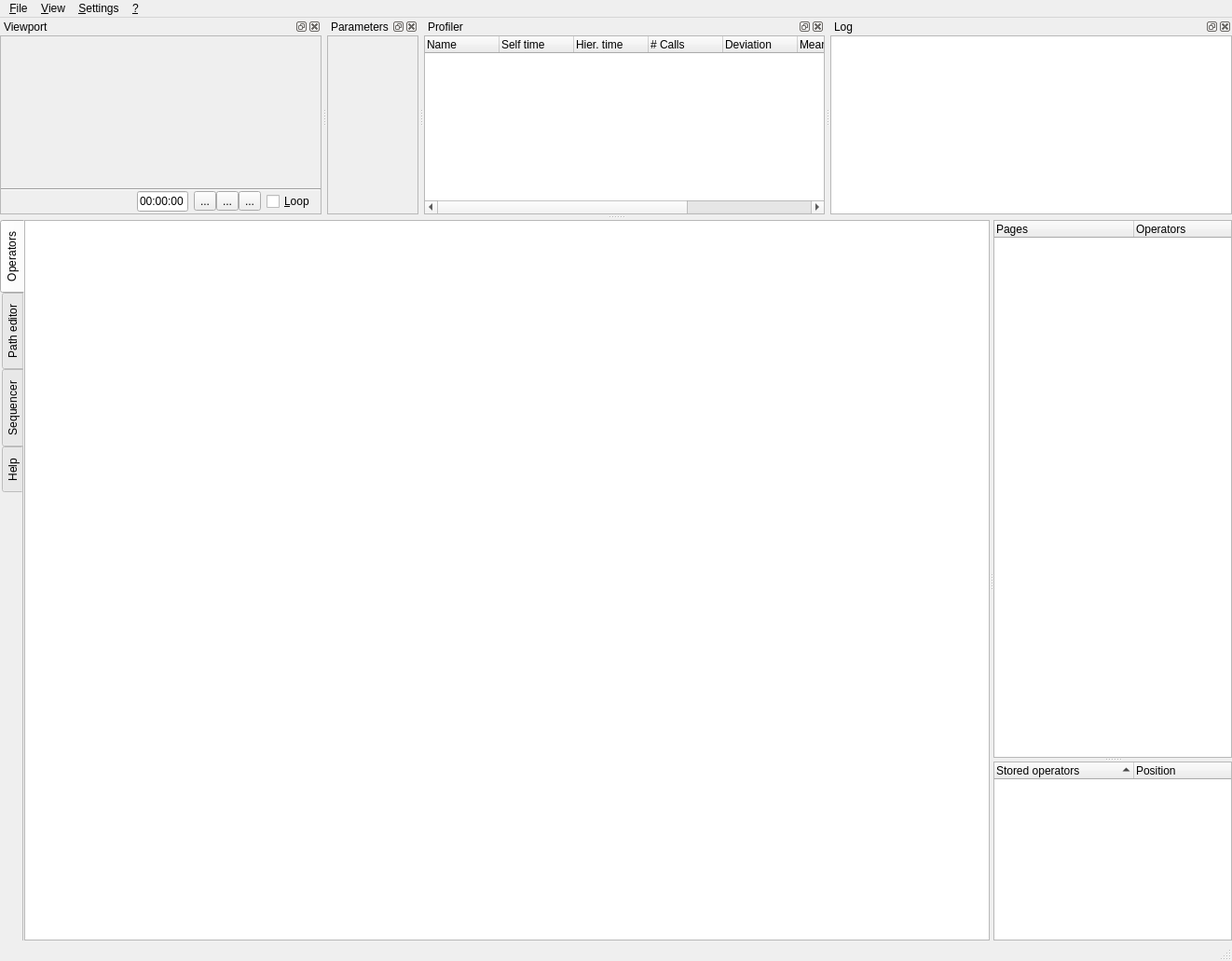
<?xml version="1.0" encoding="UTF-8"?>
<ui version="4.0">
 <class>MainWnd</class>
 <widget class="QMainWindow" name="MainWnd">
  <property name="geometry">
   <rect>
    <x>0</x>
    <y>0</y>
    <width>1322</width>
    <height>1031</height>
   </rect>
  </property>
  <property name="windowTitle">
   <string>Enigma Studio 4 - [untitled.e4prj]</string>
  </property>
  <property name="windowIcon">
   <iconset resource="../resources/resource.qrc">
    <normaloff>:/icons/estudio.png</normaloff>:/icons/estudio.png</iconset>
  </property>
  <property name="toolButtonStyle">
   <enum>Qt::ToolButtonTextOnly</enum>
  </property>
  <property name="animated">
   <bool>true</bool>
  </property>
  <property name="documentMode">
   <bool>true</bool>
  </property>
  <property name="dockNestingEnabled">
   <bool>true</bool>
  </property>
  <property name="dockOptions">
   <set>QMainWindow::AllowNestedDocks|QMainWindow::AllowTabbedDocks|QMainWindow::AnimatedDocks</set>
  </property>
  <widget class="QWidget" name="centralwidget">
   <property name="sizePolicy">
    <sizepolicy hsizetype="Expanding" vsizetype="Expanding">
     <horstretch>0</horstretch>
     <verstretch>0</verstretch>
    </sizepolicy>
   </property>
   <layout class="QHBoxLayout" name="horizontalLayout_8">
    <property name="spacing">
     <number>0</number>
    </property>
    <property name="leftMargin">
     <number>0</number>
    </property>
    <property name="topMargin">
     <number>0</number>
    </property>
    <property name="rightMargin">
     <number>0</number>
    </property>
    <property name="bottomMargin">
     <number>0</number>
    </property>
    <item>
     <widget class="QTabWidget" name="m_tabWidget">
      <property name="tabPosition">
       <enum>QTabWidget::West</enum>
      </property>
      <property name="tabShape">
       <enum>QTabWidget::Rounded</enum>
      </property>
      <property name="currentIndex">
       <number>0</number>
      </property>
      <property name="elideMode">
       <enum>Qt::ElideLeft</enum>
      </property>
      <property name="usesScrollButtons">
       <bool>true</bool>
      </property>
      <property name="documentMode">
       <bool>true</bool>
      </property>
      <widget class="QWidget" name="m_tabPageView">
       <attribute name="title">
        <string>Operators</string>
       </attribute>
       <layout class="QHBoxLayout" name="horizontalLayout_5">
        <property name="leftMargin">
         <number>0</number>
        </property>
        <property name="topMargin">
         <number>0</number>
        </property>
        <property name="rightMargin">
         <number>0</number>
        </property>
        <property name="bottomMargin">
         <number>0</number>
        </property>
        <item>
         <widget class="QSplitter" name="splitter_3">
          <property name="frameShape">
           <enum>QFrame::NoFrame</enum>
          </property>
          <property name="frameShadow">
           <enum>QFrame::Plain</enum>
          </property>
          <property name="orientation">
           <enum>Qt::Horizontal</enum>
          </property>
          <widget class="ePageView" name="m_pageView">
           <property name="sizePolicy">
            <sizepolicy hsizetype="Expanding" vsizetype="Expanding">
             <horstretch>2</horstretch>
             <verstretch>0</verstretch>
            </sizepolicy>
           </property>
           <property name="minimumSize">
            <size>
             <width>0</width>
             <height>0</height>
            </size>
           </property>
           <property name="contextMenuPolicy">
            <enum>Qt::DefaultContextMenu</enum>
           </property>
           <property name="autoFillBackground">
            <bool>false</bool>
           </property>
           <property name="frameShape">
            <enum>QFrame::StyledPanel</enum>
           </property>
           <property name="frameShadow">
            <enum>QFrame::Sunken</enum>
           </property>
           <property name="lineWidth">
            <number>1</number>
           </property>
           <property name="verticalScrollBarPolicy">
            <enum>Qt::ScrollBarAsNeeded</enum>
           </property>
           <property name="horizontalScrollBarPolicy">
            <enum>Qt::ScrollBarAsNeeded</enum>
           </property>
           <property name="backgroundBrush">
            <brush brushstyle="NoBrush">
             <color alpha="255">
              <red>0</red>
              <green>0</green>
              <blue>0</blue>
             </color>
            </brush>
           </property>
           <property name="alignment">
            <set>Qt::AlignLeading|Qt::AlignLeft|Qt::AlignTop</set>
           </property>
           <property name="dragMode">
            <enum>QGraphicsView::RubberBandDrag</enum>
           </property>
           <property name="transformationAnchor">
            <enum>QGraphicsView::AnchorUnderMouse</enum>
           </property>
           <property name="optimizationFlags">
            <set>QGraphicsView::DontAdjustForAntialiasing</set>
           </property>
          </widget>
          <widget class="QSplitter" name="splitter">
           <property name="sizePolicy">
            <sizepolicy hsizetype="Preferred" vsizetype="Expanding">
             <horstretch>0</horstretch>
             <verstretch>0</verstretch>
            </sizepolicy>
           </property>
           <property name="frameShape">
            <enum>QFrame::NoFrame</enum>
           </property>
           <property name="orientation">
            <enum>Qt::Vertical</enum>
           </property>
           <widget class="ePageTree" name="m_pageTree">
            <property name="sizePolicy">
             <sizepolicy hsizetype="Preferred" vsizetype="Expanding">
              <horstretch>0</horstretch>
              <verstretch>3</verstretch>
             </sizepolicy>
            </property>
            <property name="focusPolicy">
             <enum>Qt::ClickFocus</enum>
            </property>
            <property name="contextMenuPolicy">
             <enum>Qt::ActionsContextMenu</enum>
            </property>
            <property name="statusTip">
             <string/>
            </property>
            <property name="frameShape">
             <enum>QFrame::StyledPanel</enum>
            </property>
            <property name="editTriggers">
             <set>QAbstractItemView::DoubleClicked|QAbstractItemView::EditKeyPressed</set>
            </property>
            <property name="dragEnabled">
             <bool>true</bool>
            </property>
            <property name="dragDropMode">
             <enum>QAbstractItemView::InternalMove</enum>
            </property>
            <property name="alternatingRowColors">
             <bool>false</bool>
            </property>
            <property name="selectionBehavior">
             <enum>QAbstractItemView::SelectRows</enum>
            </property>
            <property name="verticalScrollMode">
             <enum>QAbstractItemView::ScrollPerPixel</enum>
            </property>
            <property name="uniformRowHeights">
             <bool>true</bool>
            </property>
            <property name="sortingEnabled">
             <bool>false</bool>
            </property>
            <property name="headerHidden">
             <bool>false</bool>
            </property>
            <property name="columnCount">
             <number>2</number>
            </property>
            <attribute name="headerVisible">
             <bool>true</bool>
            </attribute>
            <attribute name="headerDefaultSectionSize">
             <number>150</number>
            </attribute>
            <attribute name="headerMinimumSectionSize">
             <number>5</number>
            </attribute>
            <attribute name="headerShowSortIndicator" stdset="0">
             <bool>false</bool>
            </attribute>
            <column>
             <property name="text">
              <string>Pages</string>
             </property>
            </column>
            <column>
             <property name="text">
              <string>Operators</string>
             </property>
            </column>
           </widget>
           <widget class="QTreeWidget" name="m_storedOpsTree">
            <property name="sizePolicy">
             <sizepolicy hsizetype="Preferred" vsizetype="Expanding">
              <horstretch>0</horstretch>
              <verstretch>0</verstretch>
             </sizepolicy>
            </property>
            <property name="focusPolicy">
             <enum>Qt::ClickFocus</enum>
            </property>
            <property name="contextMenuPolicy">
             <enum>Qt::ActionsContextMenu</enum>
            </property>
            <property name="statusTip">
             <string/>
            </property>
            <property name="frameShape">
             <enum>QFrame::StyledPanel</enum>
            </property>
            <property name="editTriggers">
             <set>QAbstractItemView::NoEditTriggers</set>
            </property>
            <property name="showDropIndicator" stdset="0">
             <bool>false</bool>
            </property>
            <property name="dragEnabled">
             <bool>false</bool>
            </property>
            <property name="dragDropMode">
             <enum>QAbstractItemView::InternalMove</enum>
            </property>
            <property name="alternatingRowColors">
             <bool>false</bool>
            </property>
            <property name="selectionBehavior">
             <enum>QAbstractItemView::SelectRows</enum>
            </property>
            <property name="verticalScrollMode">
             <enum>QAbstractItemView::ScrollPerPixel</enum>
            </property>
            <property name="indentation">
             <number>0</number>
            </property>
            <property name="rootIsDecorated">
             <bool>false</bool>
            </property>
            <property name="itemsExpandable">
             <bool>false</bool>
            </property>
            <property name="sortingEnabled">
             <bool>true</bool>
            </property>
            <property name="expandsOnDoubleClick">
             <bool>false</bool>
            </property>
            <attribute name="headerDefaultSectionSize">
             <number>150</number>
            </attribute>
            <attribute name="headerHighlightSections">
             <bool>false</bool>
            </attribute>
            <attribute name="headerMinimumSectionSize">
             <number>5</number>
            </attribute>
            <column>
             <property name="text">
              <string>Stored operators</string>
             </property>
            </column>
            <column>
             <property name="text">
              <string>Position</string>
             </property>
            </column>
           </widget>
          </widget>
         </widget>
        </item>
       </layout>
      </widget>
      <widget class="QWidget" name="m_tabPathView">
       <property name="sizePolicy">
        <sizepolicy hsizetype="Preferred" vsizetype="Preferred">
         <horstretch>0</horstretch>
         <verstretch>0</verstretch>
        </sizepolicy>
       </property>
       <attribute name="title">
        <string>Path editor</string>
       </attribute>
       <layout class="QHBoxLayout" name="horizontalLayout_2">
        <property name="leftMargin">
         <number>0</number>
        </property>
        <property name="topMargin">
         <number>0</number>
        </property>
        <property name="rightMargin">
         <number>0</number>
        </property>
        <property name="bottomMargin">
         <number>0</number>
        </property>
        <item>
         <widget class="QSplitter" name="splitter_2">
          <property name="orientation">
           <enum>Qt::Horizontal</enum>
          </property>
          <widget class="ePathView" name="m_pathView">
           <property name="sizePolicy">
            <sizepolicy hsizetype="Expanding" vsizetype="Expanding">
             <horstretch>0</horstretch>
             <verstretch>0</verstretch>
            </sizepolicy>
           </property>
           <property name="frameShape">
            <enum>QFrame::StyledPanel</enum>
           </property>
           <property name="alignment">
            <set>Qt::AlignLeading|Qt::AlignLeft|Qt::AlignVCenter</set>
           </property>
           <property name="dragMode">
            <enum>QGraphicsView::RubberBandDrag</enum>
           </property>
           <property name="cacheMode">
            <set>QGraphicsView::CacheNone</set>
           </property>
           <property name="transformationAnchor">
            <enum>QGraphicsView::AnchorUnderMouse</enum>
           </property>
           <property name="resizeAnchor">
            <enum>QGraphicsView::AnchorUnderMouse</enum>
           </property>
           <property name="optimizationFlags">
            <set>QGraphicsView::DontAdjustForAntialiasing</set>
           </property>
          </widget>
          <widget class="QScrollArea" name="m_pathEditWidgetsCont">
           <property name="sizePolicy">
            <sizepolicy hsizetype="Expanding" vsizetype="Expanding">
             <horstretch>0</horstretch>
             <verstretch>0</verstretch>
            </sizepolicy>
           </property>
           <property name="minimumSize">
            <size>
             <width>180</width>
             <height>0</height>
            </size>
           </property>
           <property name="widgetResizable">
            <bool>true</bool>
           </property>
           <widget class="QWidget" name="scrollAreaWidgetContents">
            <property name="geometry">
             <rect>
              <x>0</x>
              <y>0</y>
              <width>178</width>
              <height>28</height>
             </rect>
            </property>
            <layout class="QHBoxLayout" name="horizontalLayout_6"/>
           </widget>
          </widget>
         </widget>
        </item>
       </layout>
      </widget>
      <widget class="QWidget" name="m_tabDemoSeqView">
       <attribute name="title">
        <string>Sequencer</string>
       </attribute>
       <layout class="QVBoxLayout" name="verticalLayout_4">
        <property name="spacing">
         <number>0</number>
        </property>
        <property name="leftMargin">
         <number>0</number>
        </property>
        <property name="topMargin">
         <number>0</number>
        </property>
        <property name="rightMargin">
         <number>0</number>
        </property>
        <property name="bottomMargin">
         <number>0</number>
        </property>
        <item>
         <widget class="eDemoSeqView" name="m_demoSeqView">
          <property name="frameShape">
           <enum>QFrame::StyledPanel</enum>
          </property>
          <property name="frameShadow">
           <enum>QFrame::Sunken</enum>
          </property>
          <property name="alignment">
           <set>Qt::AlignLeading|Qt::AlignLeft|Qt::AlignTop</set>
          </property>
          <property name="dragMode">
           <enum>QGraphicsView::RubberBandDrag</enum>
          </property>
          <property name="cacheMode">
           <set>QGraphicsView::CacheNone</set>
          </property>
          <property name="transformationAnchor">
           <enum>QGraphicsView::AnchorUnderMouse</enum>
          </property>
          <property name="resizeAnchor">
           <enum>QGraphicsView::NoAnchor</enum>
          </property>
          <property name="viewportUpdateMode">
           <enum>QGraphicsView::MinimalViewportUpdate</enum>
          </property>
          <property name="optimizationFlags">
           <set>QGraphicsView::DontAdjustForAntialiasing</set>
          </property>
         </widget>
        </item>
       </layout>
      </widget>
      <widget class="QWidget" name="m_tabHelp">
       <attribute name="title">
        <string>Help</string>
       </attribute>
       <layout class="QVBoxLayout" name="verticalLayout_5">
        <property name="spacing">
         <number>0</number>
        </property>
        <property name="leftMargin">
         <number>0</number>
        </property>
        <property name="topMargin">
         <number>0</number>
        </property>
        <property name="rightMargin">
         <number>0</number>
        </property>
        <property name="bottomMargin">
         <number>0</number>
        </property>
        <item>
         <widget class="QTextEdit" name="m_txtHelp">
          <property name="readOnly">
           <bool>true</bool>
          </property>
         </widget>
        </item>
       </layout>
      </widget>
     </widget>
    </item>
   </layout>
  </widget>
  <widget class="QMenuBar" name="menubar">
   <property name="geometry">
    <rect>
     <x>0</x>
     <y>0</y>
     <width>1322</width>
     <height>21</height>
    </rect>
   </property>
   <property name="defaultUp">
    <bool>false</bool>
   </property>
   <widget class="QMenu" name="m_fileMenu">
    <property name="title">
     <string>&amp;File</string>
    </property>
    <addaction name="m_fileNewAct"/>
    <addaction name="m_fileOpenAct"/>
    <addaction name="m_fileSaveAct"/>
    <addaction name="m_fileSaveAsAct"/>
    <addaction name="separator"/>
    <addaction name="m_fileExportAct"/>
    <addaction name="separator"/>
    <addaction name="m_fileExitAct"/>
   </widget>
   <widget class="QMenu" name="m_aboutMenu">
    <property name="title">
     <string>&amp;?</string>
    </property>
    <addaction name="m_aboutAct"/>
   </widget>
   <widget class="QMenu" name="m_viewMenu">
    <property name="title">
     <string>&amp;View</string>
    </property>
    <addaction name="m_fullScreenAct"/>
    <addaction name="m_showEngineStatsAct"/>
    <addaction name="m_showOpStatsAct"/>
    <addaction name="separator"/>
   </widget>
   <widget class="QMenu" name="menu_Settings">
    <property name="title">
     <string>&amp;Settings</string>
    </property>
    <addaction name="m_actShadowsEnabled"/>
    <addaction name="separator"/>
    <addaction name="m_actShadowQualiLow"/>
    <addaction name="m_actShadowQualiMedium"/>
    <addaction name="m_actShadowQualiHigh"/>
   </widget>
   <addaction name="m_fileMenu"/>
   <addaction name="m_viewMenu"/>
   <addaction name="menu_Settings"/>
   <addaction name="m_aboutMenu"/>
  </widget>
  <widget class="QStatusBar" name="statusbar">
   <property name="sizePolicy">
    <sizepolicy hsizetype="Expanding" vsizetype="Fixed">
     <horstretch>0</horstretch>
     <verstretch>0</verstretch>
    </sizepolicy>
   </property>
   <property name="minimumSize">
    <size>
     <width>0</width>
     <height>22</height>
    </size>
   </property>
   <property name="autoFillBackground">
    <bool>false</bool>
   </property>
   <property name="sizeGripEnabled">
    <bool>true</bool>
   </property>
  </widget>
  <widget class="QDockWidget" name="m_renderDock">
   <property name="sizePolicy">
    <sizepolicy hsizetype="Preferred" vsizetype="Preferred">
     <horstretch>0</horstretch>
     <verstretch>0</verstretch>
    </sizepolicy>
   </property>
   <property name="windowTitle">
    <string>Viewport</string>
   </property>
   <attribute name="dockWidgetArea">
    <number>4</number>
   </attribute>
   <widget class="QWidget" name="dockWidgetContents">
    <property name="sizePolicy">
     <sizepolicy hsizetype="Preferred" vsizetype="Preferred">
      <horstretch>0</horstretch>
      <verstretch>0</verstretch>
     </sizepolicy>
    </property>
    <layout class="QVBoxLayout" name="verticalLayout_3">
     <property name="spacing">
      <number>0</number>
     </property>
     <property name="leftMargin">
      <number>0</number>
     </property>
     <property name="topMargin">
      <number>0</number>
     </property>
     <property name="rightMargin">
      <number>0</number>
     </property>
     <property name="bottomMargin">
      <number>0</number>
     </property>
     <item>
      <widget class="QFrame" name="frame_6">
       <property name="sizePolicy">
        <sizepolicy hsizetype="Preferred" vsizetype="Preferred">
         <horstretch>0</horstretch>
         <verstretch>0</verstretch>
        </sizepolicy>
       </property>
       <property name="minimumSize">
        <size>
         <width>5</width>
         <height>16</height>
        </size>
       </property>
       <property name="autoFillBackground">
        <bool>false</bool>
       </property>
       <property name="frameShape">
        <enum>QFrame::StyledPanel</enum>
       </property>
       <property name="frameShadow">
        <enum>QFrame::Sunken</enum>
       </property>
       <property name="lineWidth">
        <number>0</number>
       </property>
       <layout class="QVBoxLayout" name="verticalLayout_2">
        <property name="spacing">
         <number>0</number>
        </property>
        <property name="leftMargin">
         <number>0</number>
        </property>
        <property name="topMargin">
         <number>0</number>
        </property>
        <property name="rightMargin">
         <number>0</number>
        </property>
        <property name="bottomMargin">
         <number>0</number>
        </property>
        <item>
         <widget class="eRenderView" name="m_renderView" native="true">
          <property name="sizePolicy">
           <sizepolicy hsizetype="Expanding" vsizetype="Expanding">
            <horstretch>0</horstretch>
            <verstretch>0</verstretch>
           </sizepolicy>
          </property>
          <property name="focusPolicy">
           <enum>Qt::WheelFocus</enum>
          </property>
          <property name="contextMenuPolicy">
           <enum>Qt::DefaultContextMenu</enum>
          </property>
         </widget>
        </item>
        <item>
         <widget class="Line" name="line">
          <property name="orientation">
           <enum>Qt::Horizontal</enum>
          </property>
         </widget>
        </item>
        <item>
         <widget class="QFrame" name="frame_2">
          <property name="sizePolicy">
           <sizepolicy hsizetype="Expanding" vsizetype="Fixed">
            <horstretch>0</horstretch>
            <verstretch>0</verstretch>
           </sizepolicy>
          </property>
          <property name="minimumSize">
           <size>
            <width>0</width>
            <height>0</height>
           </size>
          </property>
          <property name="maximumSize">
           <size>
            <width>16777215</width>
            <height>16777215</height>
           </size>
          </property>
          <property name="frameShape">
           <enum>QFrame::NoFrame</enum>
          </property>
          <property name="frameShadow">
           <enum>QFrame::Plain</enum>
          </property>
          <layout class="QHBoxLayout" name="horizontalLayout_4">
           <property name="spacing">
            <number>6</number>
           </property>
           <property name="leftMargin">
            <number>0</number>
           </property>
           <property name="topMargin">
            <number>0</number>
           </property>
           <property name="rightMargin">
            <number>6</number>
           </property>
           <property name="bottomMargin">
            <number>2</number>
           </property>
           <item>
            <widget class="eTimelineView" name="m_timelineView">
             <property name="sizePolicy">
              <sizepolicy hsizetype="Expanding" vsizetype="Preferred">
               <horstretch>0</horstretch>
               <verstretch>0</verstretch>
              </sizepolicy>
             </property>
             <property name="frameShape">
              <enum>QFrame::NoFrame</enum>
             </property>
             <property name="frameShadow">
              <enum>QFrame::Plain</enum>
             </property>
            </widget>
           </item>
           <item>
            <widget class="QLineEdit" name="m_timeEdit">
             <property name="sizePolicy">
              <sizepolicy hsizetype="Fixed" vsizetype="Fixed">
               <horstretch>0</horstretch>
               <verstretch>0</verstretch>
              </sizepolicy>
             </property>
             <property name="minimumSize">
              <size>
               <width>55</width>
               <height>0</height>
              </size>
             </property>
             <property name="maximumSize">
              <size>
               <width>55</width>
               <height>16777215</height>
              </size>
             </property>
             <property name="inputMask">
              <string>99:99:99</string>
             </property>
             <property name="text">
              <string>00:00:00</string>
             </property>
             <property name="frame">
              <bool>true</bool>
             </property>
            </widget>
           </item>
           <item>
            <layout class="QHBoxLayout" name="horizontalLayout_3">
             <property name="spacing">
              <number>0</number>
             </property>
             <item>
              <widget class="QToolButton" name="m_btnDemoSkipBackward">
               <property name="text">
                <string>...</string>
               </property>
               <property name="icon">
                <iconset resource="../resources/resource.qrc">
                 <normaloff>:/images/skip_backward.png</normaloff>:/images/skip_backward.png</iconset>
               </property>
              </widget>
             </item>
             <item>
              <widget class="QToolButton" name="m_btnDemoPlayPause">
               <property name="text">
                <string>...</string>
               </property>
               <property name="icon">
                <iconset resource="../resources/resource.qrc">
                 <normaloff>:/images/play.png</normaloff>
                 <normalon>:/images/pause.png</normalon>:/images/play.png</iconset>
               </property>
               <property name="checkable">
                <bool>true</bool>
               </property>
              </widget>
             </item>
             <item>
              <widget class="QToolButton" name="m_btnDemoSkipForward">
               <property name="text">
                <string>...</string>
               </property>
               <property name="icon">
                <iconset resource="../resources/resource.qrc">
                 <normaloff>:/images/skip_forward.png</normaloff>:/images/skip_forward.png</iconset>
               </property>
              </widget>
             </item>
            </layout>
           </item>
           <item>
            <widget class="QCheckBox" name="m_cbDemoLoop">
             <property name="text">
              <string>&amp;Loop</string>
             </property>
            </widget>
           </item>
          </layout>
         </widget>
        </item>
       </layout>
      </widget>
     </item>
    </layout>
   </widget>
  </widget>
  <widget class="QDockWidget" name="m_paramDock">
   <property name="sizePolicy">
    <sizepolicy hsizetype="Preferred" vsizetype="Preferred">
     <horstretch>0</horstretch>
     <verstretch>0</verstretch>
    </sizepolicy>
   </property>
   <property name="floating">
    <bool>false</bool>
   </property>
   <property name="windowTitle">
    <string>Parameters</string>
   </property>
   <attribute name="dockWidgetArea">
    <number>4</number>
   </attribute>
   <widget class="QWidget" name="dockWidgetContents_4">
    <layout class="QHBoxLayout">
     <property name="spacing">
      <number>0</number>
     </property>
     <property name="leftMargin">
      <number>0</number>
     </property>
     <property name="topMargin">
      <number>0</number>
     </property>
     <property name="rightMargin">
      <number>0</number>
     </property>
     <property name="bottomMargin">
      <number>0</number>
     </property>
     <item>
      <widget class="eParameterView" name="m_paramView">
       <property name="sizePolicy">
        <sizepolicy hsizetype="Preferred" vsizetype="Preferred">
         <horstretch>0</horstretch>
         <verstretch>0</verstretch>
        </sizepolicy>
       </property>
       <property name="minimumSize">
        <size>
         <width>0</width>
         <height>0</height>
        </size>
       </property>
       <property name="statusTip">
        <string/>
       </property>
       <property name="autoFillBackground">
        <bool>false</bool>
       </property>
       <property name="frameShape">
        <enum>QFrame::StyledPanel</enum>
       </property>
       <property name="frameShadow">
        <enum>QFrame::Sunken</enum>
       </property>
       <property name="lineWidth">
        <number>0</number>
       </property>
       <layout class="QVBoxLayout"/>
      </widget>
     </item>
    </layout>
   </widget>
  </widget>
  <widget class="QDockWidget" name="m_profilerDock">
   <property name="floating">
    <bool>false</bool>
   </property>
   <property name="features">
    <set>QDockWidget::AllDockWidgetFeatures</set>
   </property>
   <property name="allowedAreas">
    <set>Qt::AllDockWidgetAreas</set>
   </property>
   <property name="windowTitle">
    <string>Profiler</string>
   </property>
   <attribute name="dockWidgetArea">
    <number>4</number>
   </attribute>
   <widget class="QWidget" name="dockWidgetContents_6">
    <layout class="QVBoxLayout" name="verticalLayout">
     <property name="spacing">
      <number>1</number>
     </property>
     <property name="leftMargin">
      <number>0</number>
     </property>
     <property name="topMargin">
      <number>0</number>
     </property>
     <property name="rightMargin">
      <number>0</number>
     </property>
     <property name="bottomMargin">
      <number>0</number>
     </property>
     <item>
      <widget class="QTreeWidget" name="m_profilerTree">
       <property name="frameShape">
        <enum>QFrame::StyledPanel</enum>
       </property>
       <property name="showDropIndicator" stdset="0">
        <bool>false</bool>
       </property>
       <property name="selectionMode">
        <enum>QAbstractItemView::NoSelection</enum>
       </property>
       <property name="verticalScrollMode">
        <enum>QAbstractItemView::ScrollPerPixel</enum>
       </property>
       <property name="indentation">
        <number>10</number>
       </property>
       <property name="rootIsDecorated">
        <bool>true</bool>
       </property>
       <property name="uniformRowHeights">
        <bool>true</bool>
       </property>
       <property name="sortingEnabled">
        <bool>false</bool>
       </property>
       <property name="columnCount">
        <number>8</number>
       </property>
       <attribute name="headerCascadingSectionResizes">
        <bool>false</bool>
       </attribute>
       <attribute name="headerDefaultSectionSize">
        <number>80</number>
       </attribute>
       <column>
        <property name="text">
         <string>Name</string>
        </property>
       </column>
       <column>
        <property name="text">
         <string>Self time</string>
        </property>
       </column>
       <column>
        <property name="text">
         <string>Hier. time</string>
        </property>
       </column>
       <column>
        <property name="text">
         <string># Calls</string>
        </property>
       </column>
       <column>
        <property name="text">
         <string>Deviation</string>
        </property>
       </column>
       <column>
        <property name="text">
         <string>Mean</string>
        </property>
       </column>
       <column>
        <property name="text">
         <string>Min</string>
        </property>
       </column>
       <column>
        <property name="text">
         <string>Max</string>
        </property>
       </column>
      </widget>
     </item>
    </layout>
   </widget>
  </widget>
  <widget class="QDockWidget" name="m_logDock">
   <property name="windowTitle">
    <string>Log</string>
   </property>
   <attribute name="dockWidgetArea">
    <number>4</number>
   </attribute>
   <widget class="QWidget" name="dockWidgetContents_2">
    <layout class="QVBoxLayout" name="verticalLayout_6">
     <property name="spacing">
      <number>0</number>
     </property>
     <property name="leftMargin">
      <number>0</number>
     </property>
     <property name="topMargin">
      <number>0</number>
     </property>
     <property name="rightMargin">
      <number>0</number>
     </property>
     <property name="bottomMargin">
      <number>0</number>
     </property>
     <item>
      <widget class="QPlainTextEdit" name="m_logEdit">
       <property name="font">
        <font>
         <family>Lucida Console</family>
        </font>
       </property>
       <property name="frameShape">
        <enum>QFrame::StyledPanel</enum>
       </property>
       <property name="lineWrapMode">
        <enum>QPlainTextEdit::NoWrap</enum>
       </property>
       <property name="readOnly">
        <bool>false</bool>
       </property>
       <property name="tabStopWidth">
        <number>80</number>
       </property>
      </widget>
     </item>
    </layout>
   </widget>
  </widget>
  <action name="m_fileExitAct">
   <property name="text">
    <string>&amp;Exit</string>
   </property>
   <property name="statusTip">
    <string/>
   </property>
   <property name="shortcut">
    <string>Alt+F4</string>
   </property>
  </action>
  <action name="m_aboutAct">
   <property name="text">
    <string>&amp;About</string>
   </property>
   <property name="statusTip">
    <string/>
   </property>
  </action>
  <action name="m_fileNewAct">
   <property name="text">
    <string>&amp;New</string>
   </property>
   <property name="statusTip">
    <string/>
   </property>
   <property name="shortcut">
    <string>Ctrl+N</string>
   </property>
  </action>
  <action name="m_fileOpenAct">
   <property name="text">
    <string>&amp;Open</string>
   </property>
   <property name="statusTip">
    <string/>
   </property>
   <property name="shortcut">
    <string>Ctrl+O</string>
   </property>
  </action>
  <action name="m_fileSaveAct">
   <property name="text">
    <string>&amp;Save</string>
   </property>
   <property name="statusTip">
    <string/>
   </property>
   <property name="shortcut">
    <string>Ctrl+S</string>
   </property>
  </action>
  <action name="m_fileSaveAsAct">
   <property name="text">
    <string>Save &amp;as</string>
   </property>
   <property name="statusTip">
    <string/>
   </property>
   <property name="shortcut">
    <string>Ctrl+Alt+S</string>
   </property>
  </action>
  <action name="m_fileExportAct">
   <property name="text">
    <string>&amp;Export</string>
   </property>
   <property name="statusTip">
    <string/>
   </property>
   <property name="shortcut">
    <string>F5</string>
   </property>
  </action>
  <action name="action">
   <property name="text">
    <string>-</string>
   </property>
  </action>
  <action name="m_fullScreenAct">
   <property name="checkable">
    <bool>true</bool>
   </property>
   <property name="text">
    <string>&amp;Toggle fullscreen</string>
   </property>
   <property name="shortcut">
    <string>Alt+Return</string>
   </property>
   <property name="shortcutContext">
    <enum>Qt::WindowShortcut</enum>
   </property>
  </action>
  <action name="action_2">
   <property name="text">
    <string>-</string>
   </property>
  </action>
  <action name="m_actShadowsEnabled">
   <property name="checkable">
    <bool>true</bool>
   </property>
   <property name="checked">
    <bool>true</bool>
   </property>
   <property name="text">
    <string>Shadows enabled</string>
   </property>
  </action>
  <action name="m_actShadowQualiLow">
   <property name="checkable">
    <bool>true</bool>
   </property>
   <property name="text">
    <string>Low shadow quality</string>
   </property>
  </action>
  <action name="m_actShadowQualiHigh">
   <property name="checkable">
    <bool>true</bool>
   </property>
   <property name="text">
    <string>High shadow quality</string>
   </property>
   <property name="toolTip">
    <string>High shadow quality</string>
   </property>
  </action>
  <action name="m_actShadowQualiMedium">
   <property name="checkable">
    <bool>true</bool>
   </property>
   <property name="checked">
    <bool>true</bool>
   </property>
   <property name="text">
    <string>Medium shadow quality</string>
   </property>
  </action>
  <action name="m_showEngineStatsAct">
   <property name="text">
    <string>&amp;Engine statistics</string>
   </property>
  </action>
  <action name="m_showOpStatsAct">
   <property name="text">
    <string>&amp;Operator statistics</string>
   </property>
  </action>
 </widget>
 <customwidgets>
  <customwidget>
   <class>eParameterView</class>
   <extends>QFrame</extends>
   <header>paramview.hpp</header>
   <container>1</container>
  </customwidget>
  <customwidget>
   <class>ePageTree</class>
   <extends>QTreeWidget</extends>
   <header>pagetree.hpp</header>
  </customwidget>
  <customwidget>
   <class>ePageView</class>
   <extends>QGraphicsView</extends>
   <header>pageview.hpp</header>
  </customwidget>
  <customwidget>
   <class>eRenderView</class>
   <extends>QWidget</extends>
   <header>renderview.hpp</header>
   <container>1</container>
  </customwidget>
  <customwidget>
   <class>eTimelineView</class>
   <extends>QFrame</extends>
   <header>timelineview.hpp</header>
   <container>1</container>
  </customwidget>
  <customwidget>
   <class>eDemoSeqView</class>
   <extends>QGraphicsView</extends>
   <header>demoseqview.hpp</header>
  </customwidget>
  <customwidget>
   <class>ePathView</class>
   <extends>QGraphicsView</extends>
   <header>pathview.hpp</header>
  </customwidget>
 </customwidgets>
 <resources>
  <include location="../resources/resource.qrc"/>
 </resources>
 <connections/>
</ui>
